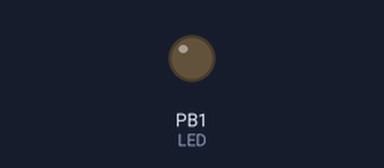
Bench run of a sketch on a simulated ATtiny85, built with avr-gcc and run on an emulated ATtiny85. Shown: output pins drawn as LEDs (lit = HIGH).

Above: at 0.1 s.
At 16.6 s:
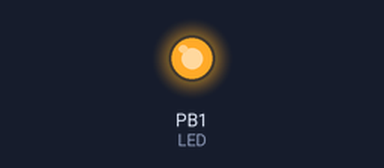
Timing chart, 0 to 18.1 s (numbered marks = the images above):
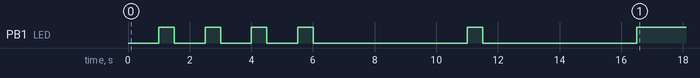

The sketch:

DigisparkReisub.ino
```cpp
#include "DigiKeyboard.h"

// USB HID Scan code for SysRq
#define SYSRQ 0x46

#define LED 1

/*
Sketch for the Digispark to send REISUB emergency boot sequence
to a Linux host.

##### To develop and/or test this on Linux, by all means disable #####
##### the SysRq invocations used by this sketch:                 #####

- sudo sysctl kernel.sysrq=256
- Kernel will print warning messages only. -> dmesg -w

Reading materials:

- https://www.kernel.org/doc/html/latest/admin-guide/sysrq.html
- https://digistump.com/board/index.php/topic,2839.0.html
- https://github.com/digistump/DigistumpArduino/blob/master/digistump-avr/libraries/DigisparkKeyboard/DigiKeyboard.h
- https://www.usb.org/sites/default/files/documents/hut1_12v2.pdf
- https://www.win.tue.nl/~aeb/linux/kbd/scancodes-1.html
- Previous link is super misguiding, but helps when looking at showkey -s
- SHOWKEY(1)

THE SOFTWARE IS PROVIDED "AS IS", WITHOUT WARRANTY OF ANY KIND, EXPRESS
OR IMPLIED, INCLUDING BUT NOT LIMITED TO THE WARRANTIES OF MERCHANTABILITY,
FITNESS FOR A PARTICULAR PURPOSE AND NONINFRINGEMENT. IN NO EVENT SHALL THE
AUTHORS OR COPYRIGHT HOLDERS BE LIABLE FOR ANY CLAIM, DAMAGES OR OTHER
LIABILITY, WHETHER IN AN ACTION OF CONTRACT, TORT OR OTHERWISE, ARISING
FROM, OUT OF OR IN CONNECTION WITH THE SOFTWARE OR THE USE OR OTHER
DEALINGS IN THE SOFTWARE.
*/


void magicSysRq(int key){
  digitalWrite (LED, HIGH);
  DigiKeyboard.update();

  // This is where the pressing happens
  DigiKeyboard.sendKeyPress(SYSRQ, MOD_ALT_LEFT);
  DigiKeyboard.sendKeyPress(key, MOD_ALT_LEFT);
  DigiKeyboard.sendKeyPress(0, 0);

  DigiKeyboard.delay(500);
  digitalWrite(LED, LOW);
}

void setup() {
  pinMode(LED, OUTPUT);
  digitalWrite(LED, LOW);
  DigiKeyboard.delay(1000);

  magicSysRq(KEY_R);            // R = unraw
  DigiKeyboard.delay(1000);
  magicSysRq(KEY_E);            // E = SIGTERM all
  DigiKeyboard.delay(1000);
  magicSysRq(KEY_I);            // I = SIGKILL all
  DigiKeyboard.delay(1000);
  magicSysRq(KEY_S);            // S = Emergency FS sync
  DigiKeyboard.delay(5000);
  magicSysRq(KEY_U);            // U = Remount all read-only
  DigiKeyboard.delay(5000);
  magicSysRq(KEY_B);            // B = Reboot
  digitalWrite (LED, HIGH);
}

void loop() {
  // nothing
}
```
